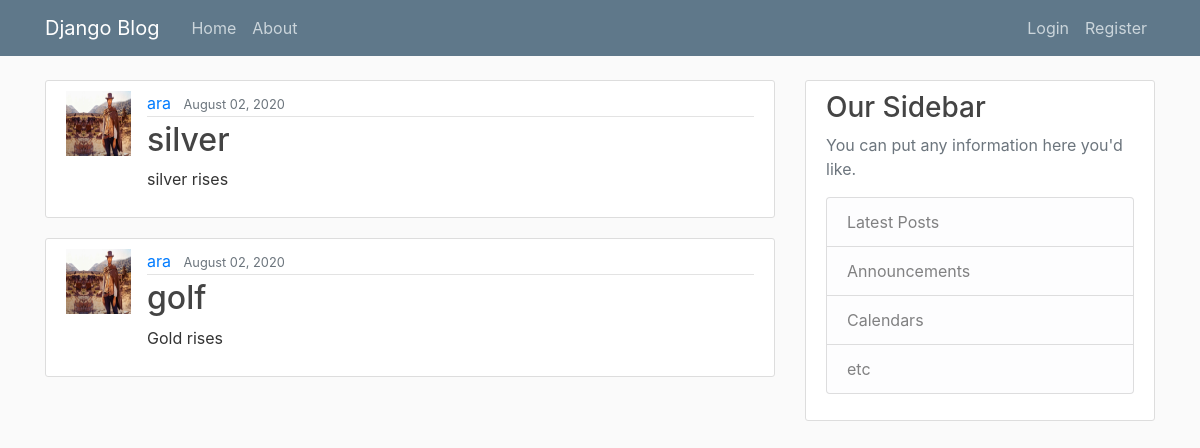
/, run on an earlier commit of the app's database.
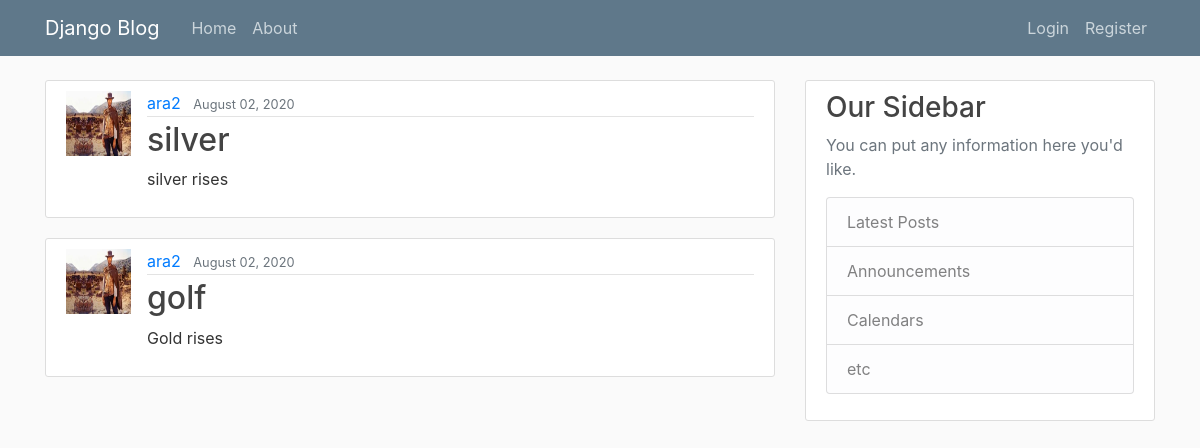
And on a later commit of the database.
### marketsdataintelligence/models.py (models this page shows, shortened)
class Post(models.Model):
	title = models.CharField(max_length=100)
	content = models.TextField()
	date_posted = models.DateTimeField(default=timezone.now)
	author = models.ForeignKey(User, on_delete=models.CASCADE)

### users/models.py (models this page shows, shortened)
class Profile(models.Model):
	user =models.OneToOneField(User, on_delete=models.CASCADE)
	image = models.ImageField(default='default.jpg', upload_to='profile_pics')

### marketsdataintelligence/views.py (the view)
# urls.py: path('', PostListView.as_view(), name ='mdi-home'),
class PostListView(ListView):
	model = Post
	template_name='marketsdataintelligence/home.html'
	context_object_name='posts'
	ordering =['-date_posted']

### marketsdataintelligence/templates/marketsdataintelligence/home.html
{% extends "marketsdataintelligence/base.html" %}
{% block content %}
	{% for post in posts %}
		<article class="media content-section">
		<img class="rounded-crcle article-img" src="{{ post.author.profile.image.url }}">
		  <div class="media-body">
		    <div class="article-metadata">
		      <a class="mr-2" href="#">{{ post.author }}</a>
		      <small class="text-muted">{{ post.date_posted|date:"F d, Y" }}</small>
		    </div>
		    <h2><a class="article-title" href="{% url 'post-detail' post.id %}">{{ post.title }}</a></h2>
		    <p class="article-content">{{ post.content }}</p>
		  </div>
		</article>
	{% endfor %}
{% endblock content %}

What changed in the data, as far as the page shows it:
changed through a linked row, Post "silver": author.profile.image: a different picture; author "ara" → "ara2"
changed through a linked row, Post "golf": author.profile.image: a different picture; author "ara" → "ara2"
